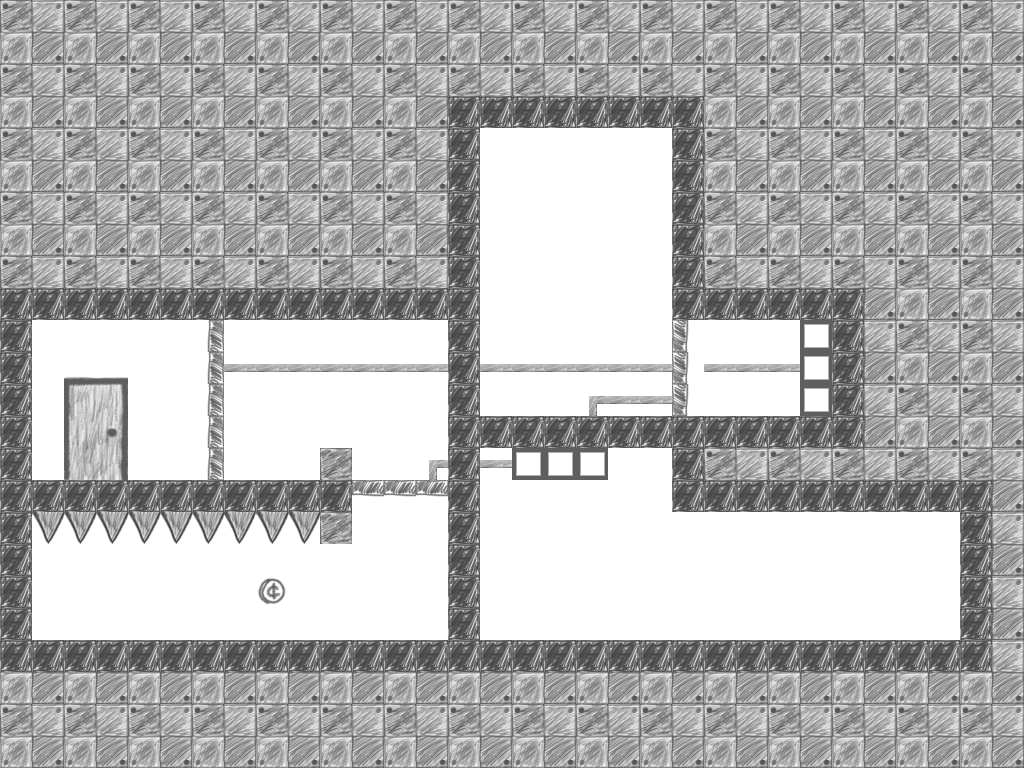

The image is a tile-based game level rendered from a .tmx file. Its description and source (layers, tilesets, objects; grid data summarised) follow:
An orthogonal 32x24 tile map with 32x32 px tiles, 4 tile layers (tiles, door1, door2, collectibles) and 25 objects (SpawnPoint, ExitPoint).

<map version="1.0" orientation="orthogonal" width="32" height="24" tilewidth="32" tileheight="32">
 <tileset firstgid="1" name="tiles" tilewidth="32" tileheight="32">
  <image source="Tilesheet.png" width="512" height="256" />
  <tile id="24">
   <properties>
    <property name="collectible" value="true" />
   </properties>
  </tile>
 </tileset>
 <layer name="tiles" width="32" height="24">
  <data>[768 cells, 768 non-empty, 21 distinct tile ids]</data>
 </layer>
 <objectgroup name="boxes" width="32" height="24">
  <object x="520" y="548" width="57" height="51" />
  <object x="529" y="308" width="63" height="72" />
 </objectgroup>
 <objectgroup name="buttons" width="32" height="24">
  <object x="512" y="448" width="96" height="32">
   <properties>
    <property name="doorLayer" value="door1" />
   </properties>
  </object>
  <object x="800" y="320" width="32" height="96">
   <properties>
    <property name="doorLayer" value="door2" />
   </properties>
  </object>
 </objectgroup>
 <layer name="door1" width="32" height="24">
  <data>[768 cells, 6 non-empty, 1 distinct tile ids]</data>
 </layer>
 <objectgroup name="doorCollisions" width="32" height="24">
  <object x="352" y="480" width="96" height="16">
   <properties>
    <property name="doorLayer" value="door1" />
   </properties>
  </object>
  <object x="672" y="320" width="16" height="96">
   <properties>
    <property name="doorLayer" value="door1" />
   </properties>
  </object>
  <object x="209" y="320" width="15" height="160">
   <properties>
    <property name="doorLayer" value="door2" />
   </properties>
  </object>
 </objectgroup>
 <layer name="door2" width="32" height="24">
  <data>[768 cells, 5 non-empty, 1 distinct tile ids]</data>
 </layer>
 <objectgroup name="objects" width="32" height="24" opacity="0.72">
  <object name="SpawnPoint" x="60" y="583" width="11" height="9" />
  <object name="ExitPoint" x="64" y="384" width="64" height="96" />
 </objectgroup>
 <objectgroup name="collisions" width="32" height="24">
  <object x="448" y="96" width="256" height="32" />
  <object x="672" y="96" width="32" height="224" />
  <object x="672" y="288" width="192" height="32" />
  <object x="832" y="288" width="32" height="160" />
  <object x="448" y="96" width="32" height="576" />
  <object x="0" y="288" width="32" height="384" />
  <object x="0" y="640" width="992" height="32" />
  <object x="448" y="416" width="416" height="32" />
  <object x="672" y="416" width="32" height="96" />
  <object x="672" y="480" width="320" height="32" />
  <object x="960" y="480" width="32" height="192" />
  <object x="0" y="480" width="352" height="32" />
  <object x="320" y="448" width="32" height="96" />
  <object x="0" y="288" width="448" height="32" />
  <object x="32" y="512" width="288" height="19">
   <properties>
    <property name="kill" value="true" />
   </properties>
  </object>
 </objectgroup>
 <objectgroup name="collectibles" width="32" height="24">
  <object x="256" y="576" width="32" height="32" />
 </objectgroup>
 <layer name="collectibles" width="32" height="24">
  <data>[768 cells, 1 non-empty, 1 distinct tile ids]</data>
 </layer>
</map>
